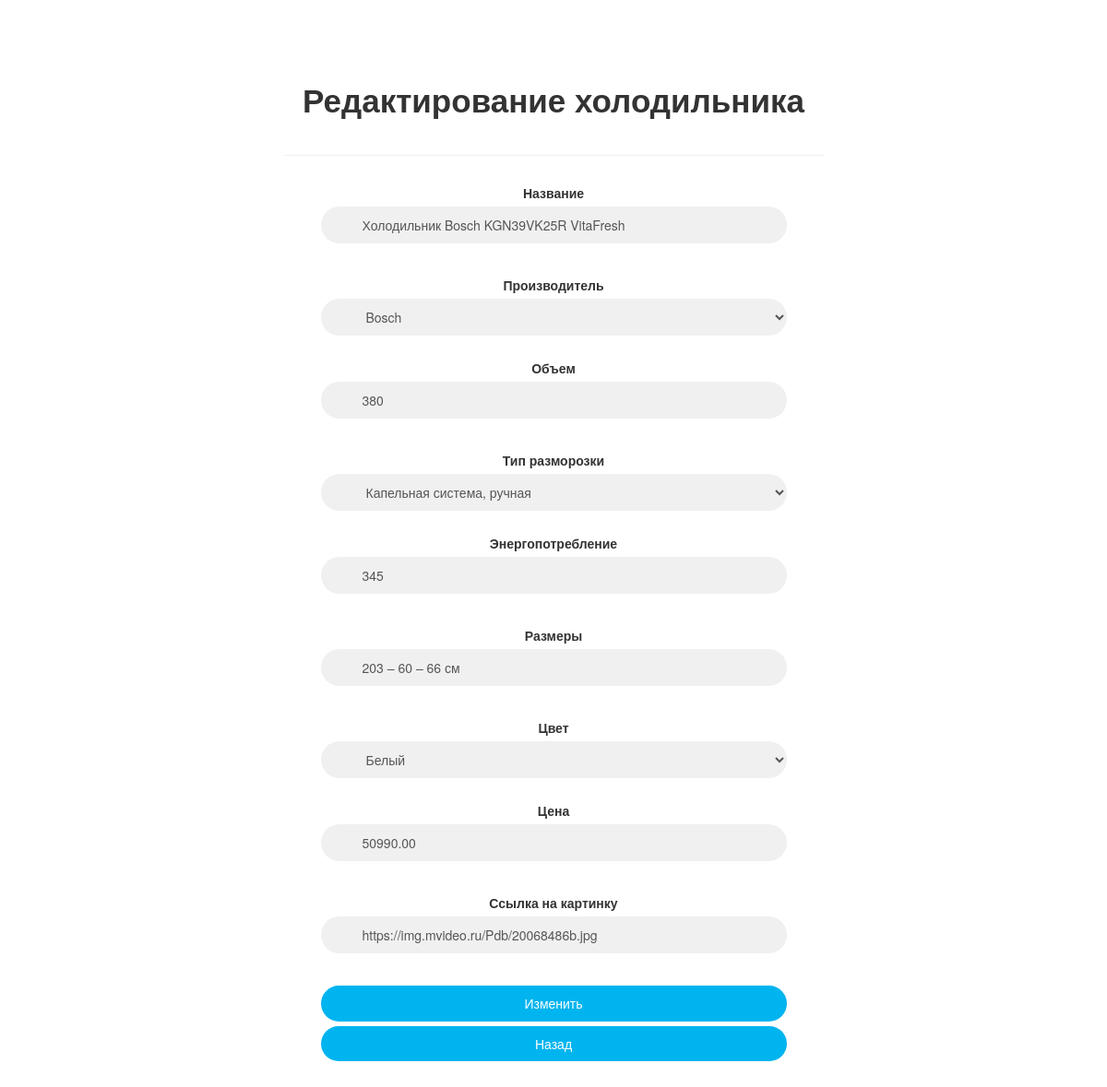
The app's page /update_fridge.php?id=4 (signed in) with its own data.
### tables this page shows
CREATE TABLE `VR_Base_fridge` (
  `id` int(11) NOT NULL,
  `VR_Base_F_name` varchar(100) NOT NULL,
  `VR_Base_F_Brand` int(5) DEFAULT NULL,
  `VR_Base_F_Volume` varchar(30) DEFAULT NULL,
  `VR_Base_F_Defrosting` int(5) DEFAULT NULL,
  `VR_Base_F_Energy` varchar(25) DEFAULT NULL,
  `VR_Base_F_Size` varchar(25) DEFAULT NULL,
  `VR_Base_F_Color` int(3) DEFAULT NULL,
  `VR_Base_F_price` decimal(10,2) DEFAULT NULL,
  `image` text
);

### update_fridge.php (the view, shortened to what this page needs)
<?php
require_once "login_config.php";
$VR_Base_F_name = $VR_Base_F_Brand = $VR_Base_F_Volume  = $VR_Base_F_Defrosting = $VR_Base_F_Energy = $VR_Base_F_Size = $VR_Base_F_Color = $VR_Base_F_price = $image = "";
$VR_Base_F_name_err = $VR_Base_F_Brand_err = $VR_Base_F_Volume_err  = $VR_Base_F_Defrosting_err = $VR_Base_F_Energy_err = $VR_Base_F_Size_err = $VR_Base_F_Color_err = $VR_Base_F_price_err = $image_err = "";
if(isset($_POST["id"]) && !empty($_POST["id"]))
{
    $id = $_POST["id"];
    $input_VR_Base_F_name = trim($_POST["VR_Base_F_name"]);
    if(empty($input_VR_Base_F_name))
    {
        $VR_Base_F_name_err = "Пожалуйста, введите наименование товара";
    }
    else
    {
        $VR_Base_F_name = $input_VR_Base_F_name;
    }
    $input_VR_Base_F_Brand = trim($_POST["VR_Base_F_Brand"]);
    if($input_VR_Base_F_Brand == "")
    {
        $VR_Base_F_Brand_err = "Пожалуйста, укажите бренд";
    }
    else
    {
        $VR_Base_F_Brand = $input_VR_Base_F_Brand;
    }
    $input_VR_Base_F_Volume = trim($_POST["VR_Base_F_Volume"]);
    if(empty($input_VR_Base_F_Volume))
    {
        $VR_Base_F_Volume_err = "Пожалуйста, введите объем";
    }
    elseif(!filter_var($input_VR_Base_F_Volume, FILTER_VALIDATE_REGEXP, array("options"=>array("regexp"=>"/^[0-9]+$/"))))
    {
        $VR_Base_F_Volume_err = "Введите корректные данные";
    }
    else
    {
        $VR_Base_F_Volume = $input_VR_Base_F_Volume;
    }
    $input_VR_Base_F_Defrosting = trim($_POST["VR_Base_F_Defrosting"]);
    if($input_VR_Base_F_Defrosting == "")
    {
        $VR_Base_F_Defrosting_err = "Пожалуйста,введите тип разморозки";
    }
    else
    {
        $VR_Base_F_Defrosting = $input_VR_Base_F_Defrosting;
    }
    $input_VR_Base_F_Energy = trim($_POST["VR_Base_F_Energy"]);
    if(empty($input_VR_Base_F_Energy))
    {
        $VR_Base_F_Energy_err = "Пожалуйста, введите энергопотребление";
    }
    elseif(!filter_var($input_VR_Base_F_Energy, FILTER_VALIDATE_REGEXP, array("options"=>array("regexp"=>"/^[0-9]+$/"))))
    {
        $VR_Base_F_Energy_err = "Введите корректные данные";
    }
    else
    {
        $VR_Base_F_Energy = $input_VR_Base_F_Energy;
    }
    $input_VR_Base_F_Size = trim($_POST["VR_Base_F_Size"]);
    if(empty($input_VR_Base_F_Size))
    {
        $VR_Base_F_Size_err = "Пожалуйста, введите размеры";
    }
    else
    {
        $VR_Base_F_Size = $input_VR_Base_F_Size;
    }
    $input_VR_Base_F_Color = trim($_POST["VR_Base_F_Color"]);
    if($input_VR_Base_F_Color == "")
    {
        $VR_Base_F_Color_err = "Пожалуйста, укажите цвет";
    }
    else
    {
        $VR_Base_F_Color = $input_VR_Base_F_Color;
    }
    $input_VR_Base_F_price = trim($_POST["VR_Base_F_price"]);
    if(empty($input_VR_Base_F_price))
    {
        $VR_Base_F_price_err = "Пожалуйста, введите цену";
    }
    elseif(!filter_var($input_VR_Base_F_price, FILTER_VALIDATE_REGEXP, array("options"=>array("regexp"=>"/^[0-9]+\.?[0-9]*$/"))))
    {
        $VR_Base_F_price_err = "Введите корректные данные";
    }
    else
    {
        $VR_Base_F_price = $input_VR_Base_F_price;
    }
    $input_image = trim($_POST["image"]);
    if(empty($input_image))
    {
        $image_err = "Пожалуйста,введите ссылку на изображение";
    }
    else
    {
        $image = $input_image;
    }
    if(empty($VR_Base_F_name_err) && empty($VR_Base_F_Brand_err) && empty($VR_Base_F_Volume_err) && empty($VR_Base_F_Defrosting_err) && empty($VR_Base_F_Energy_err) && empty($VR_Base_F_Size_err) && empty($VR_Base_F_Color_err) && empty($VR_Base_F_price_err) && empty($image_err))
    {
        $sql = "UPDATE VR_Base_fridge SET  VR_Base_F_name=?, VR_Base_F_Brand=?, VR_Base_F_Volume=?, VR_Base_F_Defrosting=?, VR_Base_F_Energy=?, VR_Base_F_Size=?, VR_Base_F_Color=?, VR_Base_F_price=?, image=? WHERE id=?";
        if($stmt = mysqli_prepare($link, $sql))
        {
            $param_VR_Base_F_name = $VR_Base_F_name;
            $param_VR_Base_F_Brand = $VR_Base_F_Brand;
            $param_VR_Base_F_Volume = $VR_Base_F_Volume;
            $param_VR_Base_F_Defrosting = $VR_Base_F_Defrosting;
            $param_VR_Base_F_Energy = $VR_Base_F_Energy;
            $param_VR_Base_F_Size = $VR_Base_F_Size;
            $param_VR_Base_F_Color= $VR_Base_F_Color;
            $param_VR_Base_F_price= $VR_Base_F_price;
            $param_image = $image;
            mysqli_stmt_bind_param($stmt, "ssssssssss", $param_VR_Base_F_name, $param_VR_Base_F_Brand, $param_VR_Base_F_Volume, $param_VR_Base_F_Defrosting, $param_VR_Base_F_Energy, $param_VR_Base_F_Size, $param_VR_Base_F_Color, $param_VR_Base_F_price, $image, $id);
            $result = mysqli_stmt_execute($stmt);
            if($result)
            {
                header("location: Gallary_Fridge.php");
                exit();
            }
            else
            {
                echo "Что-то пошло не так. Повторите попытку позже.";
            }
        }
    }
}
else
{
    if(isset($_GET["id"]) && !empty(trim($_GET["id"]))){
        $sql = "SELECT * FROM VR_Base_fridge WHERE id=?";
        if($stmt = mysqli_prepare($link, $sql))
        {
            mysqli_stmt_bind_param($stmt, "i", $param_id);
            if(mysqli_stmt_execute($stmt))
            {
                $result = mysqli_stmt_get_result($stmt);
                if(mysqli_num_rows($result) == 1)
                {
                    $row = mysqli_fetch_array($result, MYSQLI_ASSOC);
                    $VR_Base_F_name = $row["VR_Base_F_name"];
                    $VR_Base_F_Volume = $row["VR_Base_F_Volume"];
                    $VR_Base_F_Energy = $row["VR_Base_F_Energy"];
                    $VR_Base_F_Size = $row["VR_Base_F_Size"];
                    $VR_Base_F_price = $row["VR_Base_F_price"];
                    $image = $row["image"];
                }
                else
                {
                    header("location: CRUD_error.php");
                    exit();
                }
            }
            else
            {
                echo "Что-то пошло не так. Повторите попытку позже.";
            }
        }
    }
    else
    {
        echo "Ошибка доступа";
        exit();
    }
}
?>
<!DOCTYPE html>
<html lang="en">
<head>
    <link rel="stylesheet" href="https://maxcdn.bootstrapcdn.com/bootstrap/3.3.7/css/bootstrap.css">
    <link rel='stylesheet' href='CSS_FOR_CREATE_AND_UPDATE.css'/>
</head>
<body>
    <div class="container_tovar">
        <div class="row">
            <div class="col-md-offset-3 col-md-6">
                <form class="form-horizontal" action="<?php echo htmlspecialchars($_SERVER["PHP_SELF"]); ?>" method="post">
                <span class="heading">Редактирование холодильника</span>
                    <div class="form-group <?php echo (!empty($VR_Base_F_name_err)) ? 'has-error' : ''; ?>">
                        <label>Название</label>
                        <input type="text" name="VR_Base_F_name" class="form-control" value="<?php echo $VR_Base_F_name; ?>">
                    </div>
                    <div class="form-group <?php echo (!empty($VR_Base_F_Brand_err)) ? 'has-error' : ''; ?>">
                        <label>Производитель</label>
                        <select class="form-control" name="VR_Base_F_Brand">;
                        <?php
                        $result_spisok = mysqli_query($link,"SELECT * FROM VR_Base_Brand");
                        while($row_spisok = mysqli_fetch_array($result_spisok)){
                        echo '<option value="'.$row_spisok['VR_Base_Brand_id'].'">' . $row_spisok['VR_Base_Brand_name']. '</option>';
                        }
                        ?>
                        </select>
                    </div>
                    <div class="form-group <?php echo (!empty($VR_Base_F_Volume_err)) ? 'has-error' : ''; ?>">
                        <label>Объем</label>
                        <input type="text" name="VR_Base_F_Volume" class="form-control" value="<?php echo $VR_Base_F_Volume; ?>">
                    </div>
                    <div class="form-group <?php echo (!empty($VR_Base_F_Defrosting_err)) ? 'has-error' : ''; ?>">
                        <label>Тип разморозки</label>
                        <select class="form-control" name="VR_Base_F_Defrosting">;
                        <?php
                        $result_defrosting = mysqli_query($link,"SELECT * FROM VR_Base_Defrosting");
                        while($row_defrosting = mysqli_fetch_array($result_defrosting)){
                        echo '<option value="'.$row_defrosting['VR_Base_Defrosting_id'].'">' . $row_defrosting['VR_Base_Defrosting_name']. '</option>';
                        }
                        ?>
                        </select>
                    </div>
                    <div class="form-group <?php echo (!empty($VR_Base_F_Energy_err)) ? 'has-error' : ''; ?>">
                        <label>Энергопотребление</label>
                        <input type="text" name="VR_Base_F_Energy" class="form-control" value="<?php echo $VR_Base_F_Energy; ?>">
                    </div>
                    <div class="form-group <?php echo (!empty($VR_Base_F_Size_err)) ? 'has-error' : ''; ?>">
                        <label>Размеры</label>
                        <input type="text" name="VR_Base_F_Size" class="form-control" value="<?php echo $VR_Base_F_Size; ?>">
                    </div>
                    <div class="form-group <?php echo (!empty($VR_Base_F_Color_err)) ? 'has-error' : ''; ?>">
                        <label>Цвет</label>
                        <select class="form-control" name="VR_Base_F_Color">;
                        <?php
                        $result_color = mysqli_query($link,"SELECT * FROM VR_Base_Color");
                        while($row_color = mysqli_fetch_array($result_color)){
                        echo '<option value="'.$row_color['VR_Base_Color_id'].'">' . $row_color['VR_Base_Color_name']. '</option>';
                        }
                        ?>
                        </select>
                    </div>
                    <div class="form-group <?php echo (!empty($VR_Base_F_price_err)) ? 'has-error' : ''; ?>">
                        <label>Цена</label>
                        <input type="text" name="VR_Base_F_price" class="form-control" value="<?php echo $VR_Base_F_price; ?>">
                    </div>
                    <div class="form-group <?php echo (!empty($image_err)) ? 'has-error' : ''; ?>">
                        <label>Ссылка на картинку</label>
                        <input type="text" name="image" class="form-control" value="<?php echo $image; ?>">
                    </div>
                    <div class="form-group">
                         <input type="submit" class="btn btn-default btn-lg btn-block" value="Изменить">
                         <input type="button" class="btn btn-default btn-lg btn-block"  value="Назад" onclick="window.location.href = 'Gallary_Fridge.php';">
                    </div>
                </form>
            </div>
        </div>
    </div>
</body>
</html>

### CSS_FOR_CREATE_AND_UPDATE.css (style rules this page uses)
.container_tovar { padding-top:4%; }
.form-horizontal { max-width: 800px; text-align: center; }
.form-horizontal { background: #fff; padding-bottom: 40px; border-radius: 15px; text-align: center; max-width: 400px; }
.form-horizontal .heading { display: block; font-size: 35px; font-weight: 700; padding: 35px 0; border-bottom: 1px solid #f0f0f0; margin-bottom: 30px; }
.form-horizontal .form-group { padding: 0 40px; margin: 0 0 25px 0; position: relative; }
.form-horizontal .form-control { background: #f0f0f0; border: none; border-radius: 20px; box-shadow: none; padding: 0 20px 0 45px; height: 40px; transition: all 0.3s ease 0s; }
.form-horizontal .btn { float: right; font-size: 14px; color: #fff; background: #00b4ef; border-radius: 30px; padding: 10px 25px; border: none; text-transform: capitalize; transition: all 0.5s ease 0s; }

### update_fridge.php (style rules this page uses)
body { -webkit-background-size: cover; -moz-background-size: cover; -o-background-size: cover; background-size: cover; }
.form-horizontal { max-width: 800px; text-align: center; }

### records on screen
vr_base_fridge: VR_Base_F_name "Холодильник Bosch KGN39VK25R VitaFresh", VR_Base_F_Volume "380", VR_Base_F_Energy "345", VR_Base_F_Size "203 – 60 – 66 см", VR_Base_F_price "50990.00", image "https://img.mvideo.ru/Pdb/20068486b.jpg"

### other values on screen
form field VR_Base_F_Brand "Bosch"
form field VR_Base_F_Defrosting "Капельная система, ручная"
form field VR_Base_F_Color "Белый"
